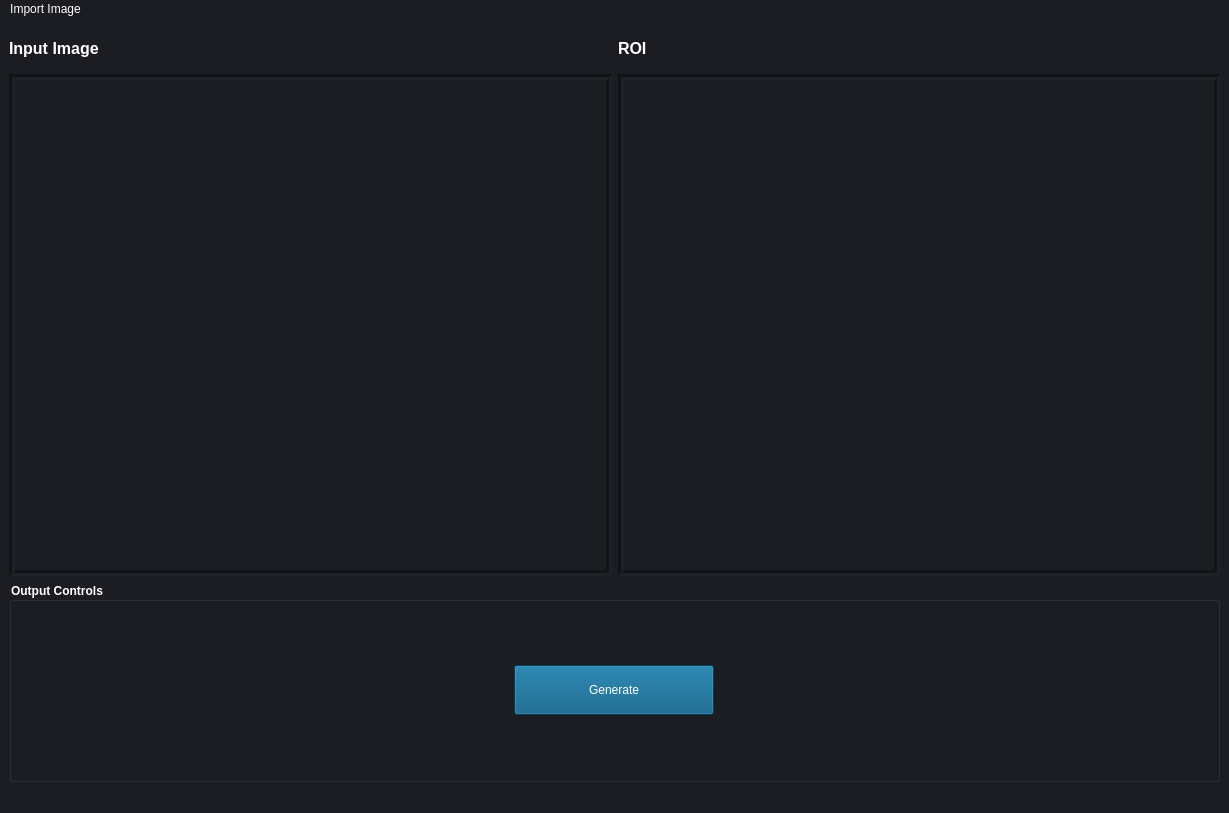
<?xml version="1.0" encoding="UTF-8"?>
<ui version="4.0">
 <class>MainWindow</class>
 <widget class="QMainWindow" name="MainWindow">
  <property name="geometry">
   <rect>
    <x>0</x>
    <y>0</y>
    <width>1229</width>
    <height>813</height>
   </rect>
  </property>
  <property name="palette">
   <palette>
    <active>
     <colorrole role="WindowText">
      <brush brushstyle="SolidPattern">
       <color alpha="255">
        <red>0</red>
        <green>0</green>
        <blue>0</blue>
       </color>
      </brush>
     </colorrole>
     <colorrole role="Button">
      <brush brushstyle="SolidPattern">
       <color alpha="255">
        <red>27</red>
        <green>29</green>
        <blue>35</blue>
       </color>
      </brush>
     </colorrole>
     <colorrole role="Light">
      <brush brushstyle="SolidPattern">
       <color alpha="255">
        <red>255</red>
        <green>255</green>
        <blue>255</blue>
       </color>
      </brush>
     </colorrole>
     <colorrole role="Midlight">
      <brush brushstyle="SolidPattern">
       <color alpha="255">
        <red>231</red>
        <green>231</green>
        <blue>231</blue>
       </color>
      </brush>
     </colorrole>
     <colorrole role="Dark">
      <brush brushstyle="SolidPattern">
       <color alpha="255">
        <red>103</red>
        <green>103</green>
        <blue>103</blue>
       </color>
      </brush>
     </colorrole>
     <colorrole role="Mid">
      <brush brushstyle="SolidPattern">
       <color alpha="255">
        <red>138</red>
        <green>138</green>
        <blue>138</blue>
       </color>
      </brush>
     </colorrole>
     <colorrole role="Text">
      <brush brushstyle="SolidPattern">
       <color alpha="255">
        <red>0</red>
        <green>0</green>
        <blue>0</blue>
       </color>
      </brush>
     </colorrole>
     <colorrole role="BrightText">
      <brush brushstyle="SolidPattern">
       <color alpha="255">
        <red>255</red>
        <green>255</green>
        <blue>255</blue>
       </color>
      </brush>
     </colorrole>
     <colorrole role="ButtonText">
      <brush brushstyle="SolidPattern">
       <color alpha="255">
        <red>0</red>
        <green>0</green>
        <blue>0</blue>
       </color>
      </brush>
     </colorrole>
     <colorrole role="Base">
      <brush brushstyle="SolidPattern">
       <color alpha="255">
        <red>27</red>
        <green>29</green>
        <blue>35</blue>
       </color>
      </brush>
     </colorrole>
     <colorrole role="Window">
      <brush brushstyle="SolidPattern">
       <color alpha="255">
        <red>27</red>
        <green>29</green>
        <blue>35</blue>
       </color>
      </brush>
     </colorrole>
     <colorrole role="Shadow">
      <brush brushstyle="SolidPattern">
       <color alpha="255">
        <red>0</red>
        <green>0</green>
        <blue>0</blue>
       </color>
      </brush>
     </colorrole>
     <colorrole role="AlternateBase">
      <brush brushstyle="SolidPattern">
       <color alpha="255">
        <red>231</red>
        <green>231</green>
        <blue>231</blue>
       </color>
      </brush>
     </colorrole>
     <colorrole role="ToolTipBase">
      <brush brushstyle="SolidPattern">
       <color alpha="255">
        <red>255</red>
        <green>255</green>
        <blue>220</blue>
       </color>
      </brush>
     </colorrole>
     <colorrole role="ToolTipText">
      <brush brushstyle="SolidPattern">
       <color alpha="255">
        <red>0</red>
        <green>0</green>
        <blue>0</blue>
       </color>
      </brush>
     </colorrole>
     <colorrole role="PlaceholderText">
      <brush brushstyle="NoBrush">
       <color alpha="128">
        <red>0</red>
        <green>0</green>
        <blue>0</blue>
       </color>
      </brush>
     </colorrole>
    </active>
    <inactive>
     <colorrole role="WindowText">
      <brush brushstyle="SolidPattern">
       <color alpha="255">
        <red>0</red>
        <green>0</green>
        <blue>0</blue>
       </color>
      </brush>
     </colorrole>
     <colorrole role="Button">
      <brush brushstyle="SolidPattern">
       <color alpha="255">
        <red>27</red>
        <green>29</green>
        <blue>35</blue>
       </color>
      </brush>
     </colorrole>
     <colorrole role="Light">
      <brush brushstyle="SolidPattern">
       <color alpha="255">
        <red>255</red>
        <green>255</green>
        <blue>255</blue>
       </color>
      </brush>
     </colorrole>
     <colorrole role="Midlight">
      <brush brushstyle="SolidPattern">
       <color alpha="255">
        <red>231</red>
        <green>231</green>
        <blue>231</blue>
       </color>
      </brush>
     </colorrole>
     <colorrole role="Dark">
      <brush brushstyle="SolidPattern">
       <color alpha="255">
        <red>103</red>
        <green>103</green>
        <blue>103</blue>
       </color>
      </brush>
     </colorrole>
     <colorrole role="Mid">
      <brush brushstyle="SolidPattern">
       <color alpha="255">
        <red>138</red>
        <green>138</green>
        <blue>138</blue>
       </color>
      </brush>
     </colorrole>
     <colorrole role="Text">
      <brush brushstyle="SolidPattern">
       <color alpha="255">
        <red>0</red>
        <green>0</green>
        <blue>0</blue>
       </color>
      </brush>
     </colorrole>
     <colorrole role="BrightText">
      <brush brushstyle="SolidPattern">
       <color alpha="255">
        <red>255</red>
        <green>255</green>
        <blue>255</blue>
       </color>
      </brush>
     </colorrole>
     <colorrole role="ButtonText">
      <brush brushstyle="SolidPattern">
       <color alpha="255">
        <red>0</red>
        <green>0</green>
        <blue>0</blue>
       </color>
      </brush>
     </colorrole>
     <colorrole role="Base">
      <brush brushstyle="SolidPattern">
       <color alpha="255">
        <red>27</red>
        <green>29</green>
        <blue>35</blue>
       </color>
      </brush>
     </colorrole>
     <colorrole role="Window">
      <brush brushstyle="SolidPattern">
       <color alpha="255">
        <red>27</red>
        <green>29</green>
        <blue>35</blue>
       </color>
      </brush>
     </colorrole>
     <colorrole role="Shadow">
      <brush brushstyle="SolidPattern">
       <color alpha="255">
        <red>0</red>
        <green>0</green>
        <blue>0</blue>
       </color>
      </brush>
     </colorrole>
     <colorrole role="AlternateBase">
      <brush brushstyle="SolidPattern">
       <color alpha="255">
        <red>231</red>
        <green>231</green>
        <blue>231</blue>
       </color>
      </brush>
     </colorrole>
     <colorrole role="ToolTipBase">
      <brush brushstyle="SolidPattern">
       <color alpha="255">
        <red>255</red>
        <green>255</green>
        <blue>220</blue>
       </color>
      </brush>
     </colorrole>
     <colorrole role="ToolTipText">
      <brush brushstyle="SolidPattern">
       <color alpha="255">
        <red>0</red>
        <green>0</green>
        <blue>0</blue>
       </color>
      </brush>
     </colorrole>
     <colorrole role="PlaceholderText">
      <brush brushstyle="NoBrush">
       <color alpha="128">
        <red>0</red>
        <green>0</green>
        <blue>0</blue>
       </color>
      </brush>
     </colorrole>
    </inactive>
    <disabled>
     <colorrole role="WindowText">
      <brush brushstyle="SolidPattern">
       <color alpha="255">
        <red>103</red>
        <green>103</green>
        <blue>103</blue>
       </color>
      </brush>
     </colorrole>
     <colorrole role="Button">
      <brush brushstyle="SolidPattern">
       <color alpha="255">
        <red>27</red>
        <green>29</green>
        <blue>35</blue>
       </color>
      </brush>
     </colorrole>
     <colorrole role="Light">
      <brush brushstyle="SolidPattern">
       <color alpha="255">
        <red>255</red>
        <green>255</green>
        <blue>255</blue>
       </color>
      </brush>
     </colorrole>
     <colorrole role="Midlight">
      <brush brushstyle="SolidPattern">
       <color alpha="255">
        <red>231</red>
        <green>231</green>
        <blue>231</blue>
       </color>
      </brush>
     </colorrole>
     <colorrole role="Dark">
      <brush brushstyle="SolidPattern">
       <color alpha="255">
        <red>103</red>
        <green>103</green>
        <blue>103</blue>
       </color>
      </brush>
     </colorrole>
     <colorrole role="Mid">
      <brush brushstyle="SolidPattern">
       <color alpha="255">
        <red>138</red>
        <green>138</green>
        <blue>138</blue>
       </color>
      </brush>
     </colorrole>
     <colorrole role="Text">
      <brush brushstyle="SolidPattern">
       <color alpha="255">
        <red>103</red>
        <green>103</green>
        <blue>103</blue>
       </color>
      </brush>
     </colorrole>
     <colorrole role="BrightText">
      <brush brushstyle="SolidPattern">
       <color alpha="255">
        <red>255</red>
        <green>255</green>
        <blue>255</blue>
       </color>
      </brush>
     </colorrole>
     <colorrole role="ButtonText">
      <brush brushstyle="SolidPattern">
       <color alpha="255">
        <red>103</red>
        <green>103</green>
        <blue>103</blue>
       </color>
      </brush>
     </colorrole>
     <colorrole role="Base">
      <brush brushstyle="SolidPattern">
       <color alpha="255">
        <red>27</red>
        <green>29</green>
        <blue>35</blue>
       </color>
      </brush>
     </colorrole>
     <colorrole role="Window">
      <brush brushstyle="SolidPattern">
       <color alpha="255">
        <red>27</red>
        <green>29</green>
        <blue>35</blue>
       </color>
      </brush>
     </colorrole>
     <colorrole role="Shadow">
      <brush brushstyle="SolidPattern">
       <color alpha="255">
        <red>0</red>
        <green>0</green>
        <blue>0</blue>
       </color>
      </brush>
     </colorrole>
     <colorrole role="AlternateBase">
      <brush brushstyle="SolidPattern">
       <color alpha="255">
        <red>207</red>
        <green>207</green>
        <blue>207</blue>
       </color>
      </brush>
     </colorrole>
     <colorrole role="ToolTipBase">
      <brush brushstyle="SolidPattern">
       <color alpha="255">
        <red>255</red>
        <green>255</green>
        <blue>220</blue>
       </color>
      </brush>
     </colorrole>
     <colorrole role="ToolTipText">
      <brush brushstyle="SolidPattern">
       <color alpha="255">
        <red>0</red>
        <green>0</green>
        <blue>0</blue>
       </color>
      </brush>
     </colorrole>
     <colorrole role="PlaceholderText">
      <brush brushstyle="NoBrush">
       <color alpha="128">
        <red>0</red>
        <green>0</green>
        <blue>0</blue>
       </color>
      </brush>
     </colorrole>
    </disabled>
   </palette>
  </property>
  <property name="windowTitle">
   <string>MainWindow</string>
  </property>
  <property name="styleSheet">
   <string notr="true">background-color: rgb(27, 29, 35);</string>
  </property>
  <widget class="QWidget" name="centralwidget">
   <layout class="QGridLayout" name="gridLayout">
    <item row="1" column="2" colspan="2">
     <widget class="QFrame" name="outputImageFrame">
      <property name="frameShape">
       <enum>QFrame::Box</enum>
      </property>
      <property name="frameShadow">
       <enum>QFrame::Sunken</enum>
      </property>
      <property name="lineWidth">
       <number>3</number>
      </property>
      <layout class="QVBoxLayout" name="outputImgLayout"/>
     </widget>
    </item>
    <item row="2" column="0" colspan="4">
     <widget class="QGroupBox" name="groupBox">
      <property name="maximumSize">
       <size>
        <width>16777215</width>
        <height>200</height>
       </size>
      </property>
      <property name="font">
       <font>
        <pointsize>9</pointsize>
        <weight>75</weight>
        <bold>true</bold>
       </font>
      </property>
      <property name="styleSheet">
       <string notr="true">color: rgb(255, 255, 255);</string>
      </property>
      <property name="title">
       <string>Output Controls</string>
      </property>
      <layout class="QGridLayout" name="gridLayout_2">
       <item row="1" column="0">
        <layout class="QVBoxLayout" name="verticalLayout">
         <item>
          <layout class="QHBoxLayout" name="horizontalLayout">
           <item>
            <widget class="QPushButton" name="generateButton">
             <property name="minimumSize">
              <size>
               <width>0</width>
               <height>50</height>
              </size>
             </property>
             <property name="maximumSize">
              <size>
               <width>200</width>
               <height>16777215</height>
              </size>
             </property>
             <property name="styleSheet">
              <string notr="true">color: rgb(255, 255, 255);
background-color: rgb(0, 85, 127);
font: 12pt &quot;MS Shell Dlg 2&quot;;</string>
             </property>
             <property name="text">
              <string>Generate</string>
             </property>
            </widget>
           </item>
          </layout>
         </item>
        </layout>
       </item>
      </layout>
     </widget>
    </item>
    <item row="1" column="0" colspan="2">
     <widget class="QFrame" name="inputImageFrame">
      <property name="frameShape">
       <enum>QFrame::Box</enum>
      </property>
      <property name="frameShadow">
       <enum>QFrame::Sunken</enum>
      </property>
      <property name="lineWidth">
       <number>3</number>
      </property>
      <layout class="QVBoxLayout" name="inputImgLayout">
       <property name="sizeConstraint">
        <enum>QLayout::SetMinimumSize</enum>
       </property>
      </layout>
     </widget>
    </item>
    <item row="0" column="0">
     <widget class="QLabel" name="label">
      <property name="maximumSize">
       <size>
        <width>16777215</width>
        <height>40</height>
       </size>
      </property>
      <property name="font">
       <font>
        <pointsize>12</pointsize>
        <weight>75</weight>
        <bold>true</bold>
       </font>
      </property>
      <property name="styleSheet">
       <string notr="true">color: rgb(255, 255, 255);</string>
      </property>
      <property name="text">
       <string>Input Image </string>
      </property>
     </widget>
    </item>
    <item row="0" column="2">
     <widget class="QLabel" name="label_3">
      <property name="font">
       <font>
        <pointsize>12</pointsize>
        <weight>75</weight>
        <bold>true</bold>
       </font>
      </property>
      <property name="styleSheet">
       <string notr="true">color: rgb(255, 255, 255);</string>
      </property>
      <property name="text">
       <string>ROI</string>
      </property>
     </widget>
    </item>
   </layout>
  </widget>
  <widget class="QMenuBar" name="menubar">
   <property name="geometry">
    <rect>
     <x>0</x>
     <y>0</y>
     <width>1229</width>
     <height>26</height>
    </rect>
   </property>
   <property name="styleSheet">
    <string notr="true">color: rgb(255, 255, 255);</string>
   </property>
   <widget class="QMenu" name="menuImport_Image">
    <property name="title">
     <string>Import Image</string>
    </property>
    <addaction name="actionImport"/>
   </widget>
   <addaction name="menuImport_Image"/>
  </widget>
  <widget class="QStatusBar" name="statusbar"/>
  <action name="actionImport">
   <property name="text">
    <string>Import</string>
   </property>
  </action>
 </widget>
 <resources/>
 <connections/>
</ui>
